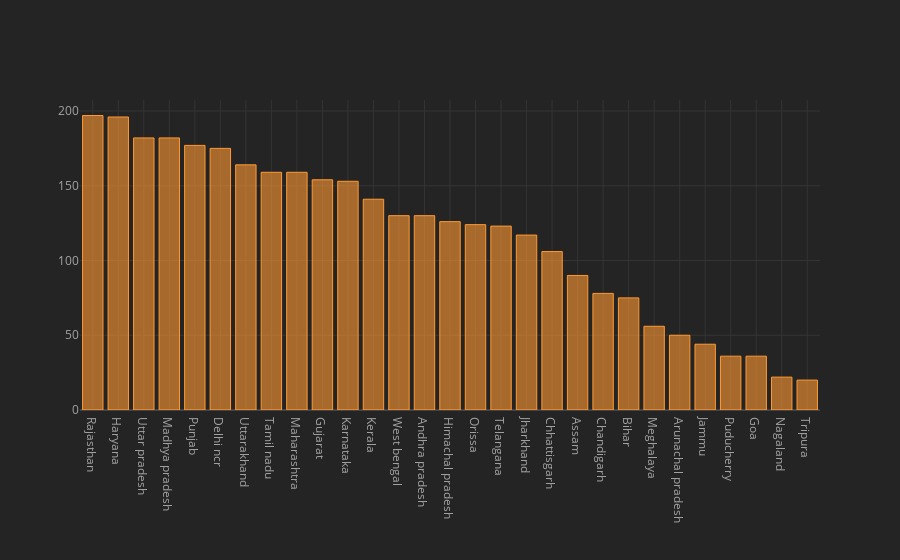

Here is the notebook cell this chart was saved with:
### Markdown cell above
Inference:
1.Number of colleges based on different streams/fields across colleges in India.- **Engineering highest with 512 colleges**

2.Highest number of colleges based on faculty ratings across colleges in India.- **250 colleges with 8.4 rating**

3.Highest number of colleges based on overall ratings across India.- **244 colleges with overall 8.1 rating**

4.Highest number of colleges based on placement ratings across India.- **176 colleges with 7.1 placement ratings**

### Code cell
df.State.value_counts().iplot(kind="bar")

### Figure 1 — Plotly figure (JSON) as saved in the notebook; plotly's stock layout.template omitted (floating-point values rounded to 4 significant figures)
{"data": [{"marker": {"color": "rgba(255, 153, 51, 0.6)", "line": {"color": "rgba(255, 153, 51, 1.0)", "width": 1}}, "name": "State", "orientation": "v", "text": "", "type": "bar", "x": ["Rajasthan", "Haryana", "Uttar pradesh", "Madhya pradesh", "Punjab", "Delhi ncr", "Uttarakhand", "Tamil nadu", "Maharashtra", "Gujarat", "Karnataka", "Kerala", "West bengal", "Andhra pradesh", "Himachal pradesh", "Orissa", "Telangana", "Jharkhand", "Chhattisgarh", "Assam", "Chandigarh", "Bihar", "Meghalaya", "Arunachal pradesh", "Jammu", "Puducherry", "Goa", "Nagaland", "Tripura"], "y": [197, 196, 182, 182, 177, 175, 164, 159, 159, 154, 153, 141, 130, 130, 126, 124, 123, 117, 106, 90, 78, 75, 56, 50, 44, 36, 36, 22, 20]}], "layout": {"legend": {"bgcolor": "#242424", "font": {"color": "#F4F4F4"}}, "paper_bgcolor": "#242424", "plot_bgcolor": "#242424", "title": {"font": {"color": "#F4F4F4"}}, "xaxis": {"gridcolor": "#343434", "showgrid": true, "tickfont": {"color": "#A4A4A4"}, "title": {"font": {"color": "#A4A4A4"}, "text": ""}, "zerolinecolor": "#444444"}, "yaxis": {"gridcolor": "#343434", "showgrid": true, "tickfont": {"color": "#A4A4A4"}, "title": {"font": {"color": "#A4A4A4"}, "text": ""}, "zerolinecolor": "#444444"}}}
